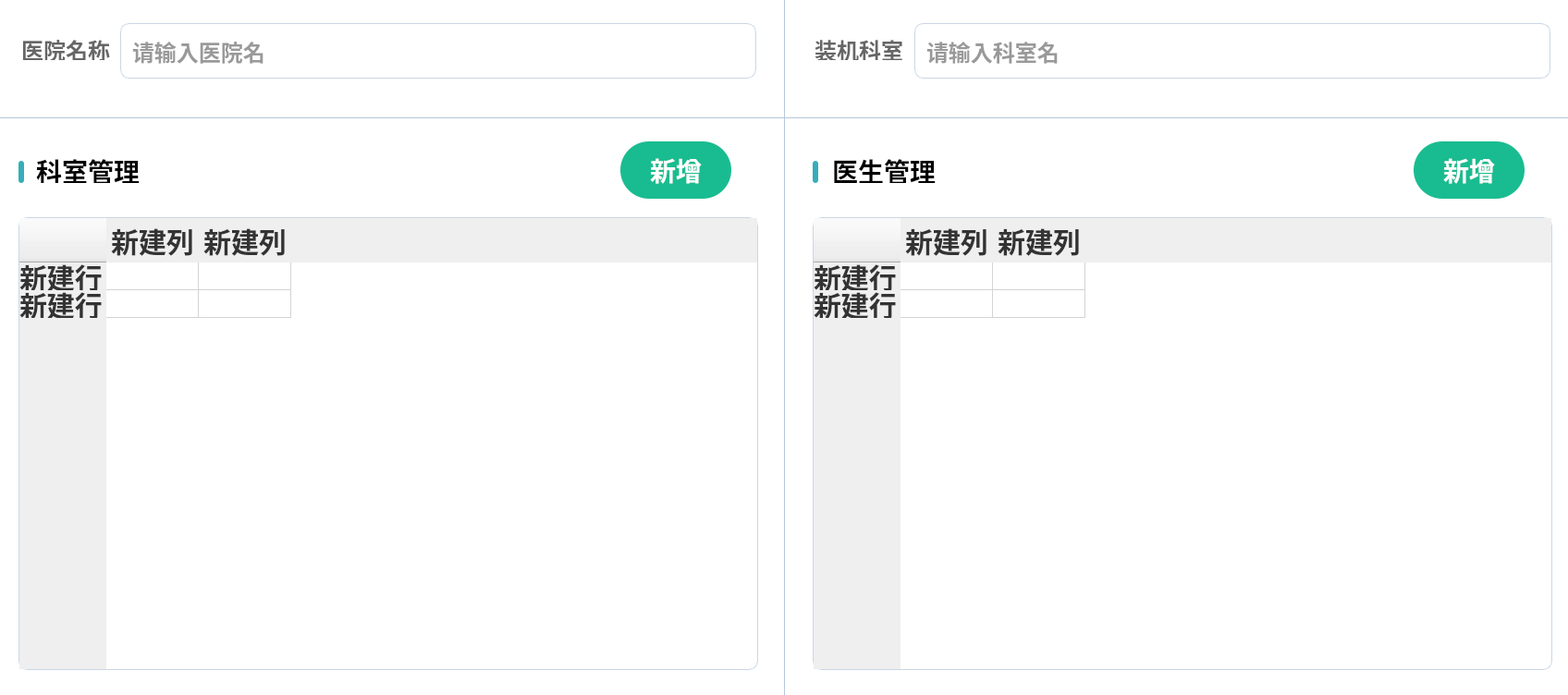
<?xml version="1.0" encoding="UTF-8"?>
<ui version="4.0">
 <class>HospitalConfig</class>
 <widget class="QWidget" name="HospitalConfig">
  <property name="geometry">
   <rect>
    <x>0</x>
    <y>0</y>
    <width>1696</width>
    <height>752</height>
   </rect>
  </property>
  <property name="windowTitle">
   <string>Form</string>
  </property>
  <property name="styleSheet">
   <string notr="true">#HospitalConfig {

width: 1697px;
height: 755px;
background: #FFFFFF;
border-radius: 10px;
}</string>
  </property>
  <widget class="QLineEdit" name="edit_hospitalName">
   <property name="geometry">
    <rect>
     <x>130</x>
     <y>25</y>
     <width>688</width>
     <height>60</height>
    </rect>
   </property>
   <property name="sizePolicy">
    <sizepolicy hsizetype="Expanding" vsizetype="Expanding">
     <horstretch>0</horstretch>
     <verstretch>0</verstretch>
    </sizepolicy>
   </property>
   <property name="styleSheet">
    <string notr="true">width: 688px;
height: 60px;
background: #FFFFFF;
border-radius: 10px;
border: 1px solid rgba(170,189,212,0.6);

padding-left: 10px;

font-family: PingFang SC;
font-weight: 500;
font-size: 24px;
color: #333333;
line-height: 35px;</string>
   </property>
   <property name="text">
    <string/>
   </property>
   <property name="placeholderText">
    <string>请输入医院名</string>
   </property>
  </widget>
  <widget class="QLabel" name="lab_hospitalName">
   <property name="geometry">
    <rect>
     <x>19</x>
     <y>42</y>
     <width>100</width>
     <height>23</height>
    </rect>
   </property>
   <property name="sizePolicy">
    <sizepolicy hsizetype="Expanding" vsizetype="Expanding">
     <horstretch>0</horstretch>
     <verstretch>0</verstretch>
    </sizepolicy>
   </property>
   <property name="styleSheet">
    <string notr="true">width: 93px;
height: 23px;
font-family: PingFang SC;
font-weight: 500;
font-size: 24px;
color: #666666;
line-height: 35px;</string>
   </property>
   <property name="text">
    <string>医院名称</string>
   </property>
   <property name="alignment">
    <set>Qt::AlignRight|Qt::AlignTrailing|Qt::AlignVCenter</set>
   </property>
  </widget>
  <widget class="QLineEdit" name="edit_departmentName">
   <property name="geometry">
    <rect>
     <x>989</x>
     <y>25</y>
     <width>688</width>
     <height>60</height>
    </rect>
   </property>
   <property name="sizePolicy">
    <sizepolicy hsizetype="Expanding" vsizetype="Expanding">
     <horstretch>0</horstretch>
     <verstretch>0</verstretch>
    </sizepolicy>
   </property>
   <property name="styleSheet">
    <string notr="true">width: 688px;
height: 60px;
background: #FFFFFF;
border-radius: 10px;
border: 1px solid rgba(170,189,212,0.6);

padding-left: 10px;

font-family: PingFang SC;
font-weight: 500;
font-size: 24px;
color: #333333;
line-height: 35px;</string>
   </property>
   <property name="placeholderText">
    <string>请输入科室名</string>
   </property>
  </widget>
  <widget class="QLabel" name="lab_departmentName">
   <property name="geometry">
    <rect>
     <x>877</x>
     <y>42</y>
     <width>100</width>
     <height>23</height>
    </rect>
   </property>
   <property name="sizePolicy">
    <sizepolicy hsizetype="Expanding" vsizetype="Expanding">
     <horstretch>0</horstretch>
     <verstretch>0</verstretch>
    </sizepolicy>
   </property>
   <property name="styleSheet">
    <string notr="true">width: 93px;
height: 23px;
font-family: PingFang SC;
font-weight: 500;
font-size: 24px;
color: #666666;
line-height: 35px;</string>
   </property>
   <property name="text">
    <string>装机科室</string>
   </property>
   <property name="alignment">
    <set>Qt::AlignRight|Qt::AlignTrailing|Qt::AlignVCenter</set>
   </property>
  </widget>
  <widget class="QWidget" name="widget_line1" native="true">
   <property name="geometry">
    <rect>
     <x>0</x>
     <y>127</y>
     <width>6698</width>
     <height>1</height>
    </rect>
   </property>
   <property name="styleSheet">
    <string notr="true">width: 1698px;
height: 1px;
background: #FFFFFF;
border: 1px solid rgba(170,189,212,0.6);</string>
   </property>
  </widget>
  <widget class="QWidget" name="widget_line2" native="true">
   <property name="geometry">
    <rect>
     <x>848</x>
     <y>0</y>
     <width>1</width>
     <height>752</height>
    </rect>
   </property>
   <property name="styleSheet">
    <string notr="true">width: 1px;
height: 753px;
background: #FFFFFF;
border: 1px solid rgba(170,189,212,0.6);</string>
   </property>
  </widget>
  <widget class="QPushButton" name="btn_addDepart">
   <property name="geometry">
    <rect>
     <x>671</x>
     <y>153</y>
     <width>120</width>
     <height>62</height>
    </rect>
   </property>
   <property name="sizePolicy">
    <sizepolicy hsizetype="Expanding" vsizetype="Expanding">
     <horstretch>0</horstretch>
     <verstretch>0</verstretch>
    </sizepolicy>
   </property>
   <property name="styleSheet">
    <string notr="true">width: 120px;
height: 62px;
background: #19BC90;
border-radius: 31px;

font-family: PingFang SC;
font-weight: bold;
font-size: 28px;
color: #FFFFFF;
line-height: 35px;</string>
   </property>
   <property name="text">
    <string>新增</string>
   </property>
  </widget>
  <widget class="QWidget" name="widget_2" native="true">
   <property name="geometry">
    <rect>
     <x>20</x>
     <y>174</y>
     <width>6</width>
     <height>24</height>
    </rect>
   </property>
   <property name="styleSheet">
    <string notr="true">width: 6px;
height: 24px;
background: #37ADBA;
border-radius: 3px;</string>
   </property>
  </widget>
  <widget class="QLabel" name="label">
   <property name="geometry">
    <rect>
     <x>39</x>
     <y>172</y>
     <width>120</width>
     <height>26</height>
    </rect>
   </property>
   <property name="styleSheet">
    <string notr="true">width: 110px;
height: 26px;
font-family: PingFang SC;
font-weight: 500;
font-size: 28px;
color: #000000;
line-height: 35px;</string>
   </property>
   <property name="text">
    <string>科室管理</string>
   </property>
  </widget>
  <widget class="QWidget" name="widget_3" native="true">
   <property name="geometry">
    <rect>
     <x>879</x>
     <y>174</y>
     <width>6</width>
     <height>24</height>
    </rect>
   </property>
   <property name="styleSheet">
    <string notr="true">width: 6px;
height: 24px;
background: #37ADBA;
border-radius: 3px;</string>
   </property>
  </widget>
  <widget class="QLabel" name="label_2">
   <property name="geometry">
    <rect>
     <x>900</x>
     <y>172</y>
     <width>120</width>
     <height>26</height>
    </rect>
   </property>
   <property name="styleSheet">
    <string notr="true">width: 110px;
height: 26px;
font-family: PingFang SC;
font-weight: 500;
font-size: 28px;
color: #000000;
line-height: 35px;</string>
   </property>
   <property name="text">
    <string>医生管理</string>
   </property>
  </widget>
  <widget class="QPushButton" name="btn_addDoctor">
   <property name="geometry">
    <rect>
     <x>1529</x>
     <y>153</y>
     <width>120</width>
     <height>62</height>
    </rect>
   </property>
   <property name="sizePolicy">
    <sizepolicy hsizetype="Expanding" vsizetype="Expanding">
     <horstretch>0</horstretch>
     <verstretch>0</verstretch>
    </sizepolicy>
   </property>
   <property name="styleSheet">
    <string notr="true">width: 120px;
height: 62px;
background: #19BC90;
border-radius: 31px;

font-family: PingFang SC;
font-weight: bold;
font-size: 28px;
color: #FFFFFF;
line-height: 35px;</string>
   </property>
   <property name="text">
    <string>新增</string>
   </property>
  </widget>
  <widget class="QTableWidget" name="table_doctor">
   <property name="geometry">
    <rect>
     <x>879</x>
     <y>235</y>
     <width>800</width>
     <height>490</height>
    </rect>
   </property>
   <property name="styleSheet">
    <string notr="true">QTableWidget {
    alternate-background-color: #f2f7fb;

    background: #FFFFFF;
    border-radius: 10px 10px 0px 0px;
    border: 1px solid rgba(170, 189, 212, 0.6);

    font-family: PingFang SC;
    font-weight: 500;
    font-size: 22px;
    color: #333333;
    line-height: 35px;
}

QHeaderView {
    font-family: PingFang SC;
    font-weight: 500;
    font-size: 30px;
    color: #333333;
    line-height: 70px;

    border-top-left-radius: 10px;
    border-top-right-radius: 10px;
    border-bottom-left-radius: 10px;
    border-bottom-right-radius: 10px;
}

QHeaderView::section {
    border: none;
}</string>
   </property>
   <row>
    <property name="text">
     <string>新建行</string>
    </property>
   </row>
   <row>
    <property name="text">
     <string>新建行</string>
    </property>
   </row>
   <column>
    <property name="text">
     <string>新建列</string>
    </property>
   </column>
   <column>
    <property name="text">
     <string>新建列</string>
    </property>
   </column>
  </widget>
  <widget class="QTableWidget" name="table_depart">
   <property name="geometry">
    <rect>
     <x>20</x>
     <y>235</y>
     <width>800</width>
     <height>490</height>
    </rect>
   </property>
   <property name="styleSheet">
    <string notr="true">QTableWidget {
    alternate-background-color: #f2f7fb;

    background: #FFFFFF;
    border-radius: 10px 10px 0px 0px;
    border: 1px solid rgba(170, 189, 212, 0.6);

    font-family: PingFang SC;
    font-weight: 500;
    font-size: 22px;
    color: #333333;
    line-height: 35px;
}

QHeaderView {
    font-family: PingFang SC;
    font-weight: 500;
    font-size: 30px;
    color: #333333;
    line-height: 70px;

    border-top-left-radius: 10px;
    border-top-right-radius: 10px;
    border-bottom-left-radius: 10px;
    border-bottom-right-radius: 10px;
}

QHeaderView::section {
    border: none;
}</string>
   </property>
   <row>
    <property name="text">
     <string>新建行</string>
    </property>
   </row>
   <row>
    <property name="text">
     <string>新建行</string>
    </property>
   </row>
   <column>
    <property name="text">
     <string>新建列</string>
    </property>
   </column>
   <column>
    <property name="text">
     <string>新建列</string>
    </property>
   </column>
  </widget>
 </widget>
 <resources/>
 <connections/>
</ui>
